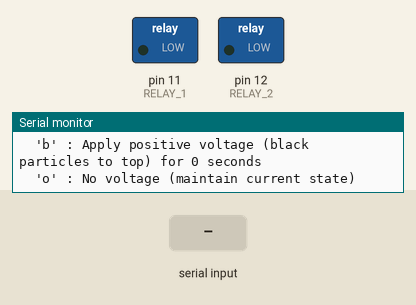
Bench run of a sketch on a simulated Arduino Uno, built with avr-gcc and run on an emulated ATmega328P. Parts: switched loads named in the sketch (green lamp = pin HIGH), the last lines printed to the serial monitor. Inputs (shaded band) come from the test bench.

Above: at 1.3 s.
1.4 s: "w" received over Serial
At 1.55 s:
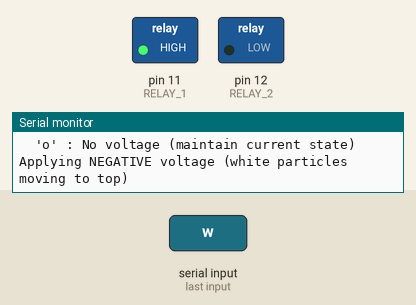
3.2 s: "b" received over Serial
At 3.35 s:
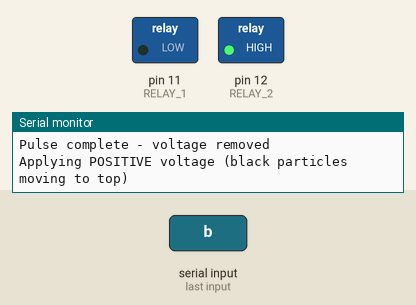
Timing chart, 0 to 6.2 s (numbered marks = the images above; inputs shaded):
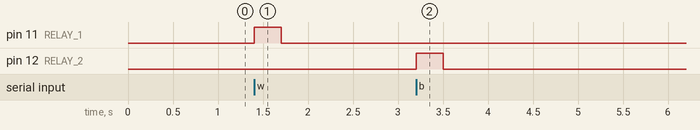

Measured:
- after the input at 1.4 s, pin 11 (RELAY_1): LOW → HIGH at once, → LOW 0.30 s later
- after the input at 3.2 s, pin 12 (RELAY_2): LOW → HIGH at once, → LOW 0.30 s later

The sketch:

biopixel.ino
```cpp
/*
 * E-Ink Display Control using Relay Polarity Switching
 * Controlled by Serial Commands with Automatic Timing
 *
 * This code controls an E-Ink display by switching polarity via relays:
 * 'w' : Apply negative voltage (white particles move to top) for a timed pulse
 * 'b' : Apply positive voltage (black particles move to top) for a timed pulse
 * 'o' : No voltage (maintain current state)
 *
 * Circuit connections:
 * - Arduino pin 11 -> Relay 1 input
 * - Arduino pin 12 -> Relay 2 input
 * - GND -> Relay module GND
 *
 * Relay states and E-Ink behavior:
 * Relay 1 | Relay 2 | E-Ink Display
 * --------+---------+-------------
 *    0    |    0    | No voltage (maintain state)
 *    1    |    0    | Positive voltage (black particles to top)
 *    0    |    1    | Negative voltage (white particles to top)
 *    1    |    1    | No voltage (maintain state)
 */

// Define the pins connected to the relay module
const int RELAY_1 = 11;  // Controls polarity direction
const int RELAY_2 = 12;  // Controls polarity direction

// Define pulse duration in milliseconds (time to apply voltage)
const unsigned long PULSE_DURATION = 300;  // seconds

char command;                // For storing the incoming command
unsigned long pulseStartTime = 0;  // To track when a pulse started
bool pulseActive = false;    // Flag to track if a pulse is currently active

void setup() {
  // Initialize the relay pins as outputs
  pinMode(RELAY_1, OUTPUT);
  pinMode(RELAY_2, OUTPUT);

  // Ensure no voltage is applied initially (relays are OFF)
  digitalWrite(RELAY_1, LOW);
  digitalWrite(RELAY_2, LOW);

  // Initialize Serial communication
  Serial.begin(9600);
  Serial.println("E-Ink Display Control Initialized");
  Serial.println("Commands:");
  Serial.println("  'w' : Apply negative voltage (white particles to top) for " + String(PULSE_DURATION/1000) + " seconds");
  Serial.println("  'b' : Apply positive voltage (black particles to top) for " + String(PULSE_DURATION/1000) + " seconds");
  Serial.println("  'o' : No voltage (maintain current state)");
}

void loop() {
  // Check if a pulse is active and should be turned off
  if (pulseActive && (millis() - pulseStartTime >= PULSE_DURATION)) {
    noVoltage();
    Serial.println("Pulse complete - voltage removed");
    pulseActive = false;
  }

  // Check if data is available to read
  if (Serial.available() > 0) {
    // Read the incoming command
    command = Serial.read();

    // Process the command
    switch (command) {
      case 'w':
        // Apply negative voltage (white particles to top)
        applyPositiveVoltage();
        Serial.println("Applying NEGATIVE voltage (white particles moving to top)");
        pulseStartTime = millis();
        pulseActive = true;
        break;

      case 'b':
        // Apply positive voltage (black particles to top)
        applyNegativeVoltage();
        Serial.println("Applying POSITIVE voltage (black particles moving to top)");
        pulseStartTime = millis();
        pulseActive = true;
        break;

      case 'o':
        // No voltage (maintain current state)
        noVoltage();
        Serial.println("No voltage applied (maintaining current state)");
        break;

      default:
        // Ignore other characters (like newline, carriage return)
        if (command >= 32 && command <= 126) {  // Printable ASCII characters
          Serial.println("Invalid command. Use 'w' (white), 'b' (black), or 'o' (off).");
        }
        break;
    }
  }
}

// Function to apply no voltage (maintain current state)
void noVoltage() {
  digitalWrite(RELAY_1, LOW);
  digitalWrite(RELAY_2, LOW);
}

// Function to apply positive voltage (black particles to top)
void applyPositiveVoltage() {
  digitalWrite(RELAY_1, HIGH);
  digitalWrite(RELAY_2, LOW);
}

// Function to apply negative voltage (white particles to top)
void applyNegativeVoltage() {
  digitalWrite(RELAY_1, LOW);
  digitalWrite(RELAY_2, HIGH);
}

/*
 * Usage Instructions:
 *
 * 1. Upload this code to your Arduino
 * 2. Open the Serial Monitor (set baud rate to 9600)
 * 3. Send commands:
 *    - Send 'w' to apply negative voltage (white particles move to top) for 2 seconds
 *    - Send 'b' to apply positive voltage (black particles move to top) for 2 seconds
 *    - Send 'o' to apply no voltage (maintain current state)
 *
 * E-Ink Notes:
 * - E-Ink displays only need power to change state, not to maintain it
 * - The code automatically applies voltage for 2 seconds (adjustable via PULSE_DURATION)
 * - For best display longevity, don't apply voltage longer than necessary
 * - For multiple segments, modify code to control additional relay pairs
 */
```
